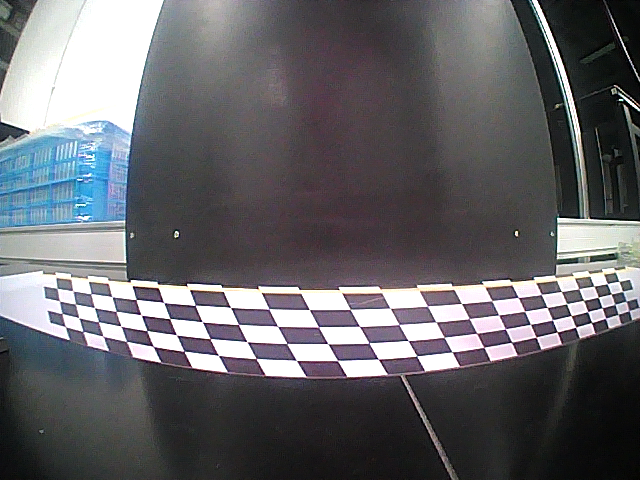
#> input picture original_python_code/behindexam_pic.png, 640 x 480 px; its folder holds only this picture in this run
$ python -i enhanced_chessboard_module.py   (imports and definitions only)
#> lines starting #> are read from the running program, lines starting #| are printed output that depends on the picture; after the words box and inside, x2 and y2 are one past the last pixel; in counts of white or black regions, pixels touching at a corner belong together
#> further down, picture is the input picture: shape (480, 640, 3); mean B, G, R 103.7, 99.6, 99.8
#!/usr/bin/env python3
"""
Enhanced chessboard corner detection module with improved scoring and fast template creation
"""

import numpy as np
import cv2
from typing import Dict, List, Tuple, Optional
from scipy.ndimage import convolve, maximum_filter

class EnhancedCornerChessboardDetector:
    """
    Enhanced corner detection module with improved scoring mechanism and configurable parameters.

    Key improvements:
    - Linear weight distribution for faster computation
    - Enhanced scoring that leverages chessboard characteristics (contrast, symmetry, stability)
    - Better utilization of diagonal region patterns
    - Configurable detection parameters for different scenarios

    Parameters:
    - tau: Corner detection threshold (default: 0.02)
    - radius_list: List of detection radii for multi-scale analysis (default: [3, 5, 7])
    """

    def __init__(self, tau: float = 0.2, radius_list: List[int] = None):
        self.tau = tau
        self.radius_list = radius_list if radius_list is not None else [3, 5, 7]
        self._template_cache = {}

    @staticmethod
    def _create_fast_correlation_patch(angle_1: float, radius: int, weight_type: str = 'linear') -> Dict[str, np.ndarray]:
        """
        Fast correlation patch creation with linear distance-based weighting (recommended).

        Args:
            angle_1: Primary angle direction
            radius: Patch radius
            weight_type: 'gaussian', 'linear', 'cosine', 'quadratic' (default: 'linear')
        """
        angle_2 = angle_1 + np.pi / 2
        w = h = 2 * radius + 1  # Square window for full coverage
        center = radius + 1

        coords = np.arange(1, w + 1)
        xx, yy = np.meshgrid(coords, coords)
        dx, dy = xx - center, yy - center

        # Distance-based weight distribution
        dist = np.sqrt(dx**2 + dy**2)
        max_dist = radius

        if weight_type == 'gaussian':
            from scipy.stats import norm
            wgt = norm.pdf(dist, 0, radius / 2)
        elif weight_type == 'linear':
            # RECOMMENDED: Linear decay for optimal speed and performance
            wgt = np.maximum(0, 1 - dist / max_dist)
        elif weight_type == 'cosine':
            wgt = np.where(dist <= max_dist,
                          0.5 * (1 + np.cos(np.pi * dist / max_dist)), 0)
        elif weight_type == 'quadratic':
            normalized_dist = np.minimum(dist / max_dist, 1.0)
            wgt = 1 - normalized_dist ** 2
        else:
            # Default to linear for best performance
            wgt = np.maximum(0, 1 - dist / max_dist)

        n1 = np.array([-np.sin(angle_1), np.cos(angle_1)])
        n2 = np.array([-np.sin(angle_2), np.cos(angle_2)])

        s1 = dx * n1[0] + dy * n1[1]
        s2 = dx * n2[0] + dy * n2[1]

        template = {
            "a1": ((s1 <= -0.1) & (s2 <= -0.1)).astype(np.float64) * wgt,
            "a2": ((s1 >= 0.1) & (s2 >= 0.1)).astype(np.float64) * wgt,
            "b1": ((s1 <= -0.1) & (s2 >= 0.1)).astype(np.float64) * wgt,
            "b2": ((s1 >= 0.1) & (s2 <= -0.1)).astype(np.float64) * wgt,
        }

        # Normalize
        for key, patch in template.items():
            patch_sum = np.sum(patch)
            if patch_sum > 0:
                template[key] = patch / patch_sum

        return template

    def _improved_corner_correlation_score(self, img: np.ndarray, template: Dict[str, np.ndarray]) -> float:
        """
        Enhanced corner correlation scoring that fully leverages chessboard characteristics
        """
        # Compute responses for four regions
        responses = np.array([np.sum(template[key] * img) for key in ["a1", "a2", "b1", "b2"]])
        a1, a2, b1, b2 = responses

        # 1. Contrast score: Difference between diagonal region groups
        mean_a = (a1 + a2) / 2
        mean_b = (b1 + b2) / 2
        mean = (mean_a+mean_b)/2
        contrast_score = abs(mean_a - mean_b) / (mean_a + mean_b + 1e-8)

        # 2. Symmetry score: Similarity within same diagonal groups
        symmetry_a = 1 / (1 + abs(a1 - a2))
        symmetry_b = 1 / (1 + abs(b1 - b2))
        symmetry_score = (symmetry_a + symmetry_b) / 2

        # 3. Stability score: Avoid extreme values
        min_response = min(a1, a2, b1, b2)
        max_response = max(a1, a2, b1, b2)
        stability_score = min_response / (max_response + 1e-8)

        # 4. Diagonal dominance: One diagonal should be consistently higher
        diag1_consistent = (a1 > mean and a2 > mean) and (b1 < mean and b2 < mean)
        diag2_consistent = (b1 > mean and b2 > mean) and (a1 < mean and a2 < mean)
        consistency_bonus = 1 if (diag1_consistent or diag2_consistent) else 0

        # Combined scoring
        final_score = contrast_score * symmetry_score * (1 + stability_score) * consistency_bonus

        return float(final_score)

    @staticmethod
    def _non_maximum_suppression(img: np.ndarray, n: int = 3, tau: float = 0.01) -> np.ndarray:
        local_max = maximum_filter(img, size=2 * n + 1)
        maxima = (img == local_max) & (img >= tau)
        coords = np.argwhere(maxima)
        return coords[:, [1, 0]]  # x, y

    @staticmethod
    def _normalize_vec(v: np.ndarray) -> np.ndarray:
        mu = np.mean(v)
        sigma = np.std(v)
        if sigma < np.finfo(float).eps:
            sigma = np.finfo(float).eps
        return (v - mu) / sigma

    def _enhanced_corner_correlation_score(self, img: np.ndarray, img_weight: np.ndarray, v1: np.ndarray, v2: np.ndarray) -> float:
        """
        Enhanced corner correlation scoring combining gradient and intensity analysis
        """
        H, W = img_weight.shape
        c = np.array([(H + 1) / 2, (W + 1) / 2])

        # Vectorized filter kernel generation
        y_coords, x_coords = np.mgrid[1:H+1, 1:W+1]
        p1_x, p1_y = x_coords - c[1], y_coords - c[0]

        # Efficient projection computations
        p1_dot_v1 = p1_x * v1[0] + p1_y * v1[1]
        p1_dot_v2 = p1_x * v2[0] + p1_y * v2[1]

        # Vectorized projection calculations
        p2 = np.stack([p1_dot_v1 * v1[0], p1_dot_v1 * v1[1]], axis=-1)
        p3 = np.stack([p1_dot_v2 * v2[0], p1_dot_v2 * v2[1]], axis=-1)
        p1 = np.stack([p1_x, p1_y], axis=-1)

        # Efficient distance computations
        diff1 = np.linalg.norm(p1 - p2, axis=-1)
        diff2 = np.linalg.norm(p1 - p3, axis=-1)

        # Vectorized filter creation
        img_filter = np.where((diff1 <= 1.5) | (diff2 <= 1.5), 1, -1)

        # Vectorized normalization
        vec_weight = self._normalize_vec(img_weight.flatten())
        vec_filter = self._normalize_vec(img_filter.flatten())

        # Efficient gradient score computation
        denom = max(len(vec_weight) - 1, 1)
        score_gradient = max(np.dot(vec_weight, vec_filter) / denom, 0)

        if score_gradient == 0:
            return 0.0

        # Use enhanced template caching with fast circular masks
        angle_key = f"{np.arctan2(v1[1], v1[0]):.3f}_{H}".replace(".", "_")

        if angle_key not in self._template_cache:
            template = self._create_fast_correlation_patch(np.arctan2(v1[1], v1[0]), int(c[0] - 1))
            self._template_cache[angle_key] = template
        else:
            template = self._template_cache[angle_key]

        # Use improved correlation scoring
        score_intensity = self._improved_corner_correlation_score(img, template)

        return float(score_gradient * score_intensity)

    def _refine_corners(self, img_du: np.ndarray, img_dv: np.ndarray, img_angle: np.ndarray, img_weight: np.ndarray,
                         corners: Dict[str, np.ndarray], r: int) -> Dict[str, np.ndarray]:
        """
        Vectorized corner refinement using fixed orthogonal directions
        """
        n = corners["p"].shape[0]

        # Use fixed orthogonal directions for speed
        corners["v1"] = np.tile(np.array([-1.0, 0.0]), (n, 1))
        corners["v2"] = np.tile(np.array([0.0, -1.0]), (n, 1))

        return corners

    def _score_corners_enhanced(self, img: np.ndarray, img_weight: np.ndarray, corners: Dict[str, np.ndarray], radius: List[int]) -> Dict[str, np.ndarray]:
        """
        Enhanced vectorized corner scoring
        """
        height, width = img.shape
        num_corners = corners['p'].shape[0]

        if num_corners == 0:
            corners['score'] = np.array([]).reshape(0, 1)
            return corners

        # Vectorized coordinate extraction and boundary checking
        coords = corners['p'].astype(int)
        u_coords, v_coords = coords[:, 0], coords[:, 1]

        max_radius = max(radius)
        valid_mask = ((u_coords >= max_radius) & (u_coords < width - max_radius) &
                     (v_coords >= max_radius) & (v_coords < height - max_radius))

        scores = np.zeros((num_corners, 1))

        # Process valid corners
        valid_indices = np.where(valid_mask)[0]

        for i in valid_indices:
            u, v = u_coords[i], v_coords[i]
            score_list = []

            for r in radius:
                img_sub = img[v - r:v + r + 1, u - r:u + r + 1]
                img_weight_sub = img_weight[v - r:v + r + 1, u - r:u + r + 1]
                score_val = self._enhanced_corner_correlation_score(img_sub, img_weight_sub, corners['v1'][i], corners['v2'][i])
                score_list.append(score_val)

            scores[i, 0] = max(score_list) if score_list else 0.0

        corners['score'] = scores
        return corners

    def find_corners_enhanced(self, I: np.ndarray, tau: Optional[float] = None) -> Dict[str, np.ndarray]:
        """
        Enhanced fast corner detection using improved scoring and circular mask templates
        """
        if tau is None:
            tau = self.tau
        if I.ndim == 3:
            I = cv2.cvtColor(I, cv2.COLOR_BGR2GRAY)
        img = I.astype(np.float64) / 255.0

        # Gradient computation
        du = np.array([[-1, 0, 1], [-1, 0, 1], [-1, 0, 1]], dtype=np.float64)
        dv = du.T
        img_du = convolve(img, du, mode='nearest')
        img_dv = convolve(img, dv, mode='nearest')
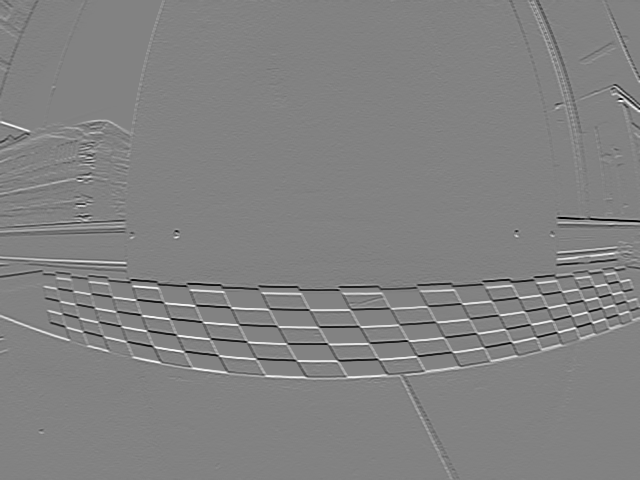
#> img_dv: shape (480, 640) float64; min -3, max 2.88, mean 0.00424; drawn with min black and max white

        # Vectorized gradient processing
        img_angle = np.arctan2(img_dv, img_du)
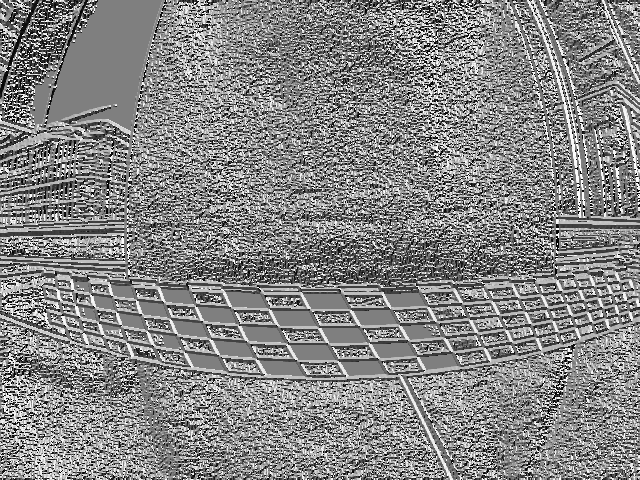
#> img_angle: shape (480, 640) float64; min -3.14, max 3.14, mean 0.143; drawn with min black and max white
        img_weight = np.sqrt(img_du ** 2 + img_dv ** 2)

        # Angle normalization
        img_angle = np.where(img_angle < 0, img_angle + np.pi, img_angle)
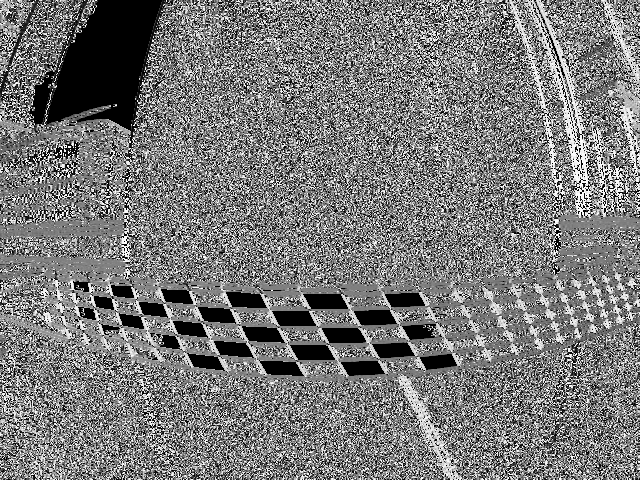
#> img_angle: shape (480, 640) float64; min 0, max 3.14, mean 1.49; drawn with min black and max white
        img_angle = np.where(img_angle > np.pi, img_angle - np.pi, img_angle)

        img_corners = np.zeros_like(img)

        # Process templates with enhanced circular masks using configurable radius list
        for r in self.radius_list:
            template = self._create_fast_correlation_patch(0, r)

            # Vectorized convolution
            conv_results = {
                key: convolve(img, patch, mode="nearest")
                for key, patch in template.items()
            }

            # Enhanced corner response computation
            mu = sum(conv_results.values()) / 4

            # Use improved scoring logic
            a_responses = np.stack([conv_results["a1"], conv_results["a2"]])
            b_responses = np.stack([conv_results["b1"], conv_results["b2"]])

            # Enhanced contrast and symmetry evaluation
            mean_a = np.mean(a_responses, axis=0)
            mean_b = np.mean(b_responses, axis=0)
            contrast = np.abs(mean_a - mean_b)

            # Symmetry within diagonal groups
            symmetry_a = 1 / (1 + np.abs(conv_results["a1"] - conv_results["a2"]))
            symmetry_b = 1 / (1 + np.abs(conv_results["b1"] - conv_results["b2"]))
            symmetry = (symmetry_a + symmetry_b) / 2

            # Combined enhanced response
            enhanced_response = contrast * symmetry

            img_corners = np.maximum(img_corners, enhanced_response)
#> this loop made 3 passes
#> pass 1, in find_corners_enhanced, `mu = sum(conv_results.values()) / 4`:
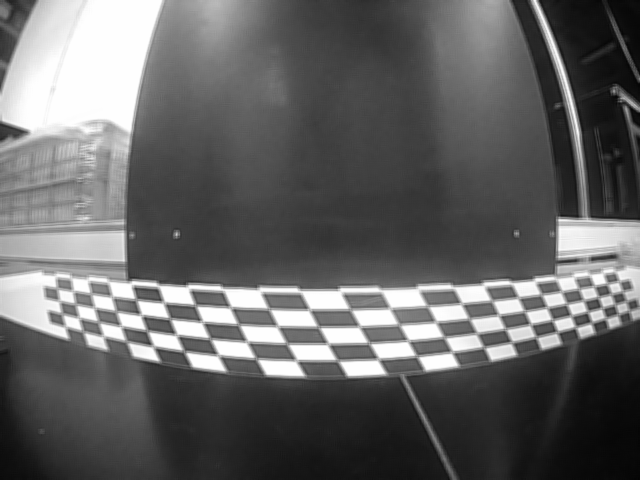
#> mu: shape (480, 640) float64; min 0.0124, max 1, mean 0.393
#> pass 1, in find_corners_enhanced, `contrast = np.abs(mean_a - mean_b)`:
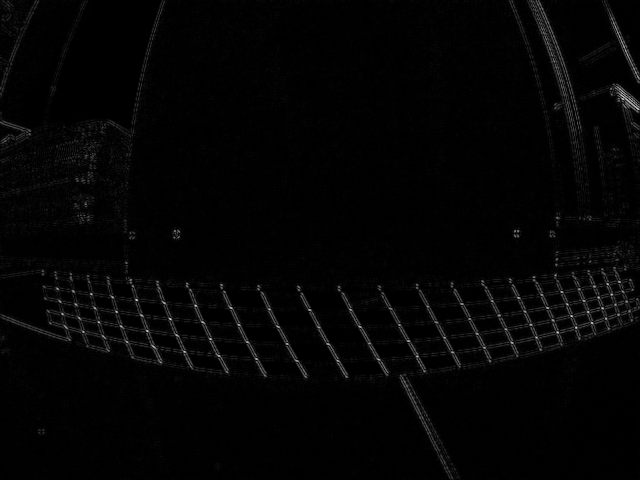
#> contrast: shape (480, 640) float64; min 0, max 0.87, mean 0.0182

        corners = {"p": self._non_maximum_suppression(img_corners, 3, tau)}
#> in _non_maximum_suppression, `local_max = maximum_filter(img, size=2 * n + 1)`:
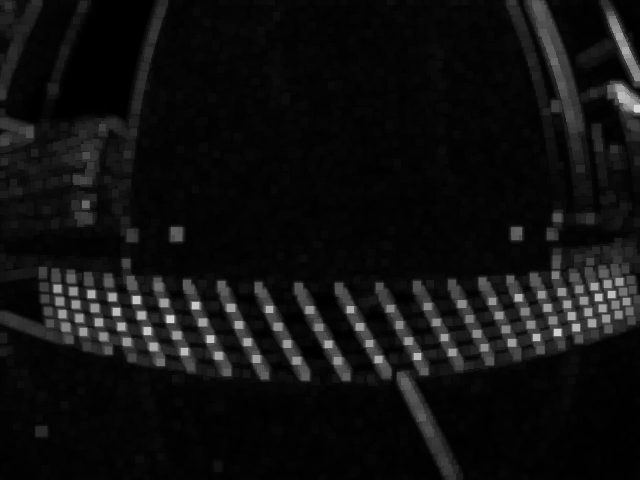
#> local_max: shape (480, 640) float64; min 2.22e-16, max 0.839, mean 0.0656
#> in _non_maximum_suppression, `maxima = (img == local_max) & (img >= tau)`:
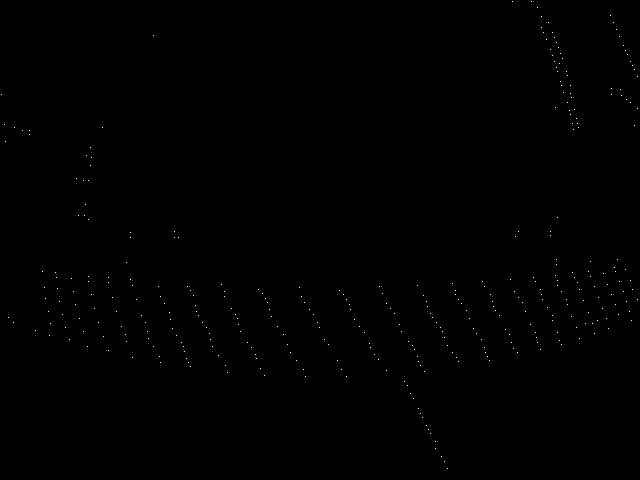
#> maxima: shape (480, 640) bool; 0.11% white in thin lines or dots
#> in _non_maximum_suppression, `coords = np.argwhere(maxima)`: coords = 350 pairs, first value 1 to 468, second value 1 to 637
        corners = self._refine_corners(img_du, img_dv, img_angle, img_weight, corners, 4)
#> corners = 3 items
        corners = self._score_corners_enhanced(img, img_weight, corners, self.radius_list)
#> in _score_corners_enhanced, `coords = corners['p'].astype(int)`: coords = 350 pairs, first value 1 to 637, second value 1 to 468
#> in _score_corners_enhanced, `u_coords, v_coords = coords[:, 0], coords[:, 1]`: u_coords = 350 values, max 637 at index 33, min 1 at index 41, mean 378.1; v_coords = 350 values from 1 to 468
#> in _score_corners_enhanced, `valid_indices = np.where(valid_mask)[0]`: valid_indices = 340 values from 2 to 349
#> the loop in _score_corners_enhanced, `for i in valid_indices:` made 340 passes
#> i on passes 9 to 11: 10, 11, 12

        idx = (corners["score"].flatten() >= tau)
        for k in list(corners.keys()):
            corners[k] = corners[k][idx]
#> this loop made 4 passes
#> k on passes 1 to 4: 'p', 'v1', 'v2', 'score'

        return corners

    # -----------------------
    # Chessboard detection methods (copied from original module)
    # -----------------------
    # [281 lines left out: functions _chessboard_energy, _directional_neighbor, _init_chessboard, _predict_corners, _assign_closest_corners, _grow_chessboard and 1 more, not called in this run]

>>> import cv2
>>> picture = cv2.imread('behindexam_pic.png')
>>> result = EnhancedCornerChessboardDetector().find_corners_enhanced(picture)

$ run again, on original_python_code/calib_pic_1.png
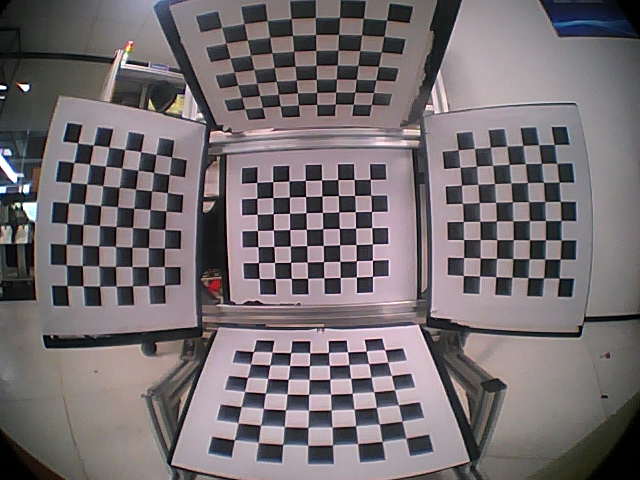
#> input picture original_python_code/calib_pic_1.png, 640 x 480 px
#> picture is the input picture: shape (480, 640, 3); mean B, G, R 112.7, 109.3, 116.9
#> in find_corners_enhanced, `img_angle = np.where(img_angle < 0, img_angle + np.pi, img_angle)`:
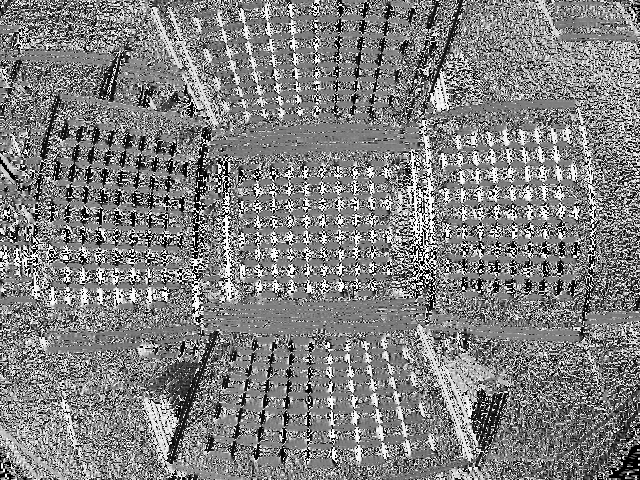
#> img_angle: shape (480, 640) float64; min 0, max 3.14, mean 1.58; drawn with min black and max white
#> in _non_maximum_suppression, `maxima = (img == local_max) & (img >= tau)`:
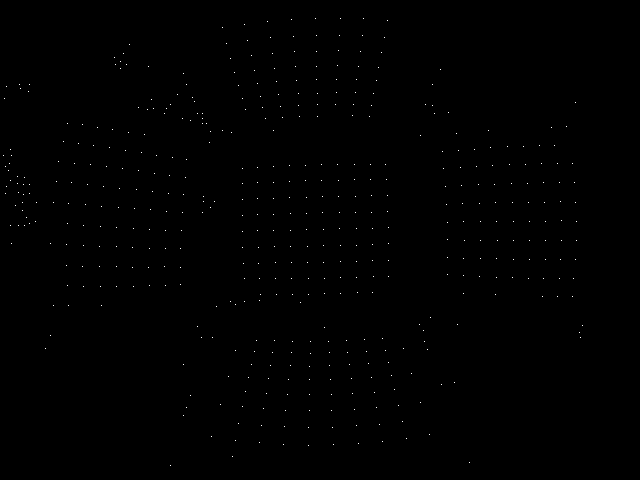
#> maxima: shape (480, 640) bool; 0.16% white in thin lines or dots, all inside (x1, y1, x2, y2) = (3, 18, 583, 466)
#> in _non_maximum_suppression, `coords = np.argwhere(maxima)`: coords = 489 pairs, first value 18 to 465, second value 3 to 582
#> corners = 3 items
#> in _score_corners_enhanced, `coords = corners['p'].astype(int)`: coords = 489 pairs, first value 3 to 582, second value 18 to 465
#> u_coords = 489 values, max 582 at index 396, min 3 at index 133, mean 286.1; v_coords = 489 values from 18 to 465
#> valid_indices = 483 values from 0 to 488
#> the loop in _score_corners_enhanced, `for i in valid_indices:` made 483 passes
#> (u, v) on passes 2 to 4: (340, 18), (363, 18), (291, 19)
#> the loop in find_corners_enhanced, `for k in list(corners.keys()):` made 4 passes
#> k on passes 1 to 4: 'p', 'v1', 'v2', 'score'
